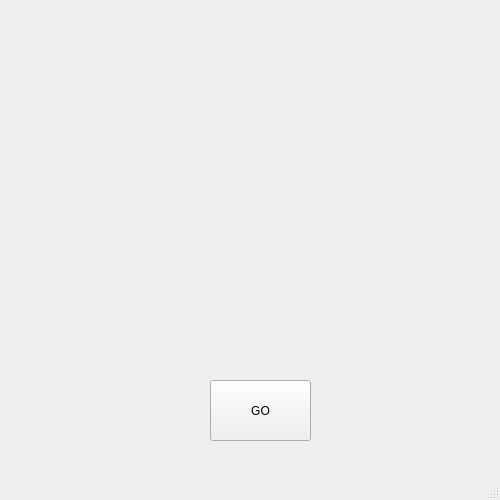
<?xml version="1.0" encoding="UTF-8"?>
<ui version="4.0">
 <class>MainWindow</class>
 <widget class="QMainWindow" name="MainWindow">
  <property name="windowModality">
   <enum>Qt::WindowModal</enum>
  </property>
  <property name="geometry">
   <rect>
    <x>0</x>
    <y>0</y>
    <width>500</width>
    <height>500</height>
   </rect>
  </property>
  <property name="windowTitle">
   <string>MainWindow</string>
  </property>
  <widget class="QWidget" name="centralwidget">
   <widget class="QPushButton" name="pushButton">
    <property name="geometry">
     <rect>
      <x>210</x>
      <y>380</y>
      <width>101</width>
      <height>61</height>
     </rect>
    </property>
    <property name="text">
     <string>GO</string>
    </property>
   </widget>
  </widget>
  <widget class="QMenuBar" name="menubar">
   <property name="geometry">
    <rect>
     <x>0</x>
     <y>0</y>
     <width>500</width>
     <height>21</height>
    </rect>
   </property>
  </widget>
  <widget class="QStatusBar" name="statusbar"/>
 </widget>
 <resources/>
 <connections/>
</ui>
